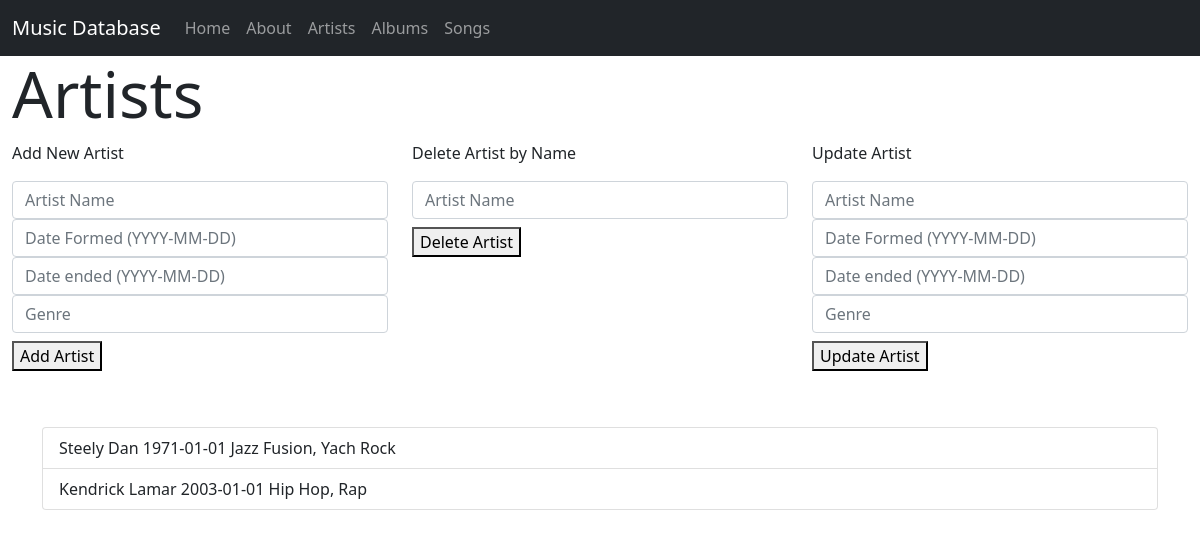
Page /artists.php on the earlier database version.
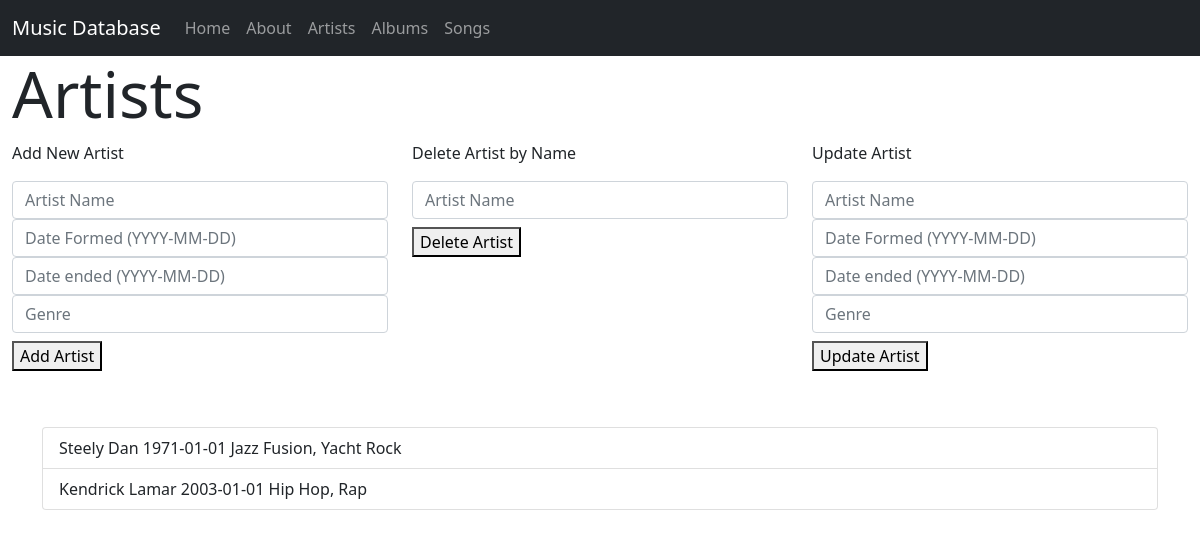
Same page on the later database version.
### tables this page shows
CREATE TABLE Artist(
    ArtistID SMALLINT UNSIGNED NOT NULL AUTO_INCREMENT,
    Name varchar(255),
    DateFormed DATE,
    DateEnded DATE,
    Genre varchar(255),
    PRIMARY KEY(ArtistID)
);

### artists.php (the view, shortened to what this page needs)
<!doctype html>
<html lang="en">
<head>
  <link href="https://cdn.jsdelivr.net/npm/bootstrap@5.0.2/dist/css/bootstrap.min.css" rel="stylesheet"
>
</head>
<body>
  <nav class="navbar navbar-expand-lg navbar-dark bg-dark" aria-label="Fifth navbar example">
    <div class="container-fluid">
      <a class="navbar-brand" href="#">Music Database</a>
      <div class="collapse navbar-collapse" id="navbar">
        <div class="navbar-nav me-auto mb-2 mb-lg-0">
          <a class="nav-link" aria-current="page" href="index.html">Home</a>
          <a class="nav-link" href="about.html">About</a>
          <a class="nav-link" aria-current="players" href="artists.php">Artists</a>
          <a class="nav-link" aria-current="players" href="albums.php">Albums</a>
          <a class="nav-link" aria-current="players" href="songs.php">Songs</a>
        </div>
      </div>
    </div>
  </nav>
    <div class="container-fluid">
        <h1 class="display-3">Artists</h1>
        <div class="row">
          <div class="col">
          <p>Add New Artist</p>
            <form class="mb-2" method="post" action="artists.php">
                <div class="col">
                  <input type="text" class="form-control" placeholder="Artist Name" name="artistName">
                </div>
                <div class="col">
                  <input type="text" class="form-control" placeholder="Date Formed (YYYY-MM-DD)" name="dateFormed">
                </div>
                <div class="col">
                  <input type="text" class="form-control" placeholder="Date ended (YYYY-MM-DD)" name="dateEnded">
                </div>
                <div class="col">
                  <input type="text" class="form-control" placeholder="Genre" name="genre">
                </div>
              <button id="updateArtist"class="mt-2 mb-5" name="add">Add Artist</button>
            </form>
          </div>
          <div class="col">
          <p>Delete Artist by Name</p>
              <form class="mb-2" method="post" action="artists.php">
                <div class="col">
                  <input type="text" class="form-control" placeholder="Artist Name" name="artistName">
                </div>
              <button id="updateArtist"class="mt-2 mb-5" name="delete">Delete Artist</button>
            </form>
          </div>
          <div class="col">
          <p>Update Artist</p>
            <form class="mb-2" method="post" action="artists.php">
                <div class="col">
                  <input type="text" class="form-control" placeholder="Artist Name" name="artistName">
                </div>
                <div class="col">
                  <input type="text" class="form-control" placeholder="Date Formed (YYYY-MM-DD)" name="dateFormed">
                </div>
                <div class="col">
                  <input type="text" class="form-control" placeholder="Date ended (YYYY-MM-DD)" name="dateEnded">
                </div>
                <div class="col">
                  <input type="text" class="form-control" placeholder="Genre" name="genre">
                </div>
              <button id="updateArtist"class="mt-2 mb-5" name="update">Update Artist</button>
            </form>
          </div>
        </div>
        <div class="container">
        <?php
          function grabPdo(){
            $user = "php_user";
            $pass = "secure_password";
            $dsn = "mysql:host=127.0.0.1;dbname=music";
            try{
              $pdo = new PDO($dsn, $user, $pass);
              return $pdo;
            }catch(PDOException $e){
              echo $e->getMessage();
              die;
            }
          }
          function displayAll(){
            $pdo = grabPdo();
            $query = "SELECT * FROM Artist";
            $statement = $pdo->query($query);
            echo "<ul class='list-group'>";
            while($row = $statement->fetch()){
                echo "<li class='list-group-item'>".$row['Name']." ".$row['DateFormed']." ".$row['DateEnded']." ".$row['Genre']."</li>";
            }
            echo "</ul>";
          }
          displayAll();
        ?>
        </div>
    </div>
</body>

Differences in the rows shown:
changed artist "Steely Dan": Genre "Jazz Fusion, Yach Rock" → "Jazz Fusion, Yacht Rock"
